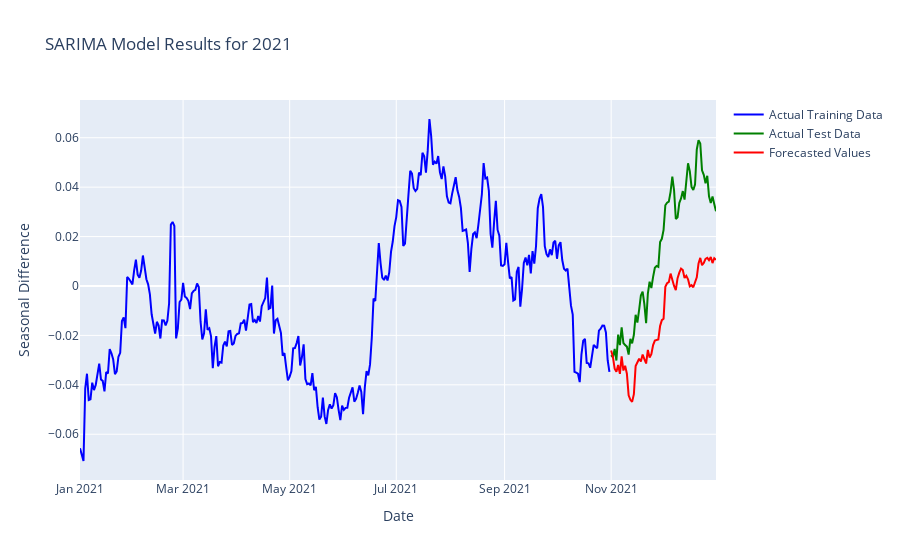

Source (notebook cell):
### Code cell
# Create a Plotly figure
fig = go.Figure()

# Add traces for the training data, test data, and forecasted values
fig.add_trace(go.Scatter(x=train_2021.index, y=train_2021, mode='lines', name='Actual Training Data', line=dict(color='blue')))
fig.add_trace(go.Scatter(x=test_2021.index, y=test_2021, mode='lines', name='Actual Test Data', line=dict(color='green')))
fig.add_trace(go.Scatter(x=forecast_mean.index, y=forecast_mean, mode='lines', name='Forecasted Values', line=dict(color='red')))

# Update layout with titles and labels
fig.update_layout(
    yaxis_title='Seasonal Difference',
    xaxis_title='Date',
    title='SARIMA Model Results for 2021',
    hovermode='x'
)

# Show the plot
fig.show()
